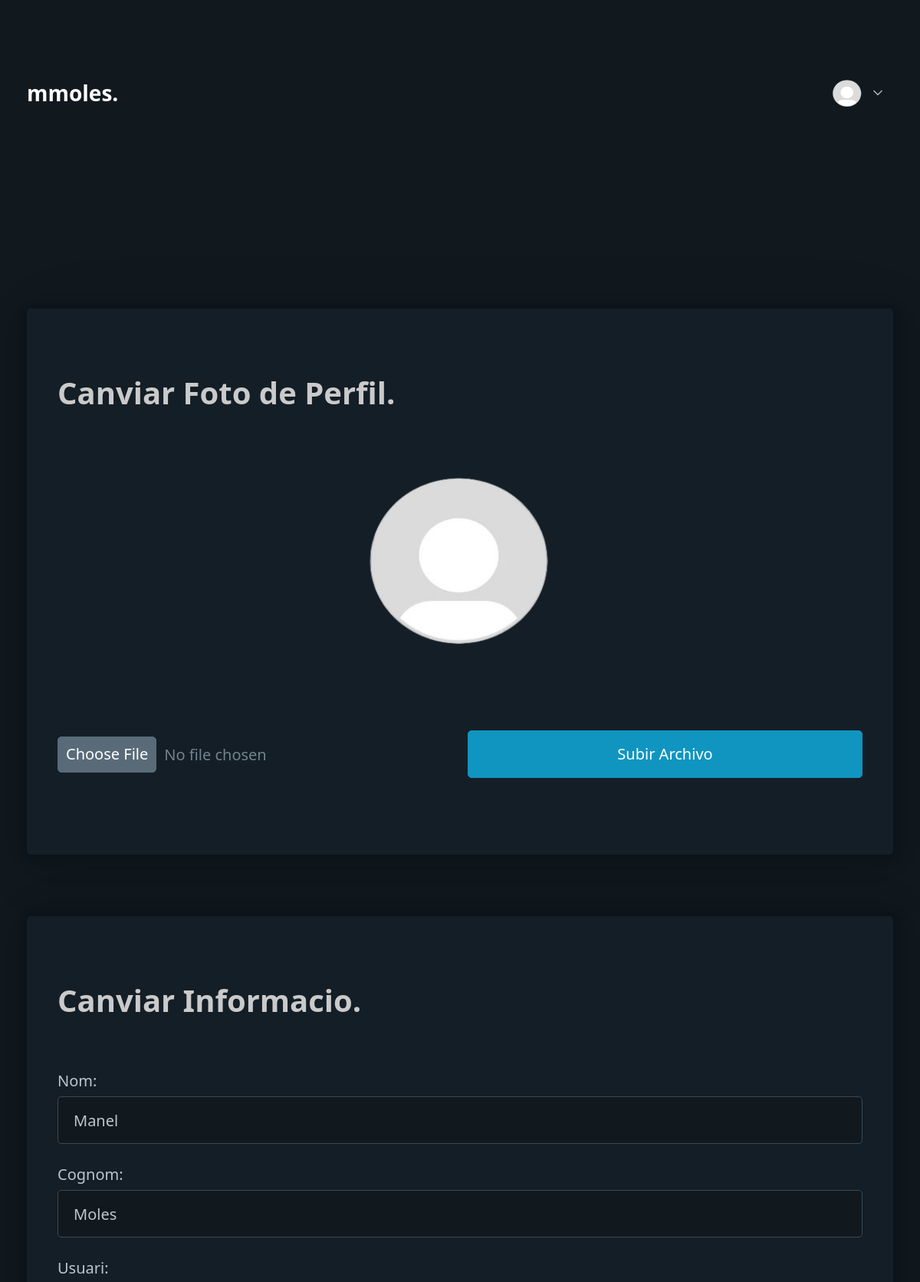
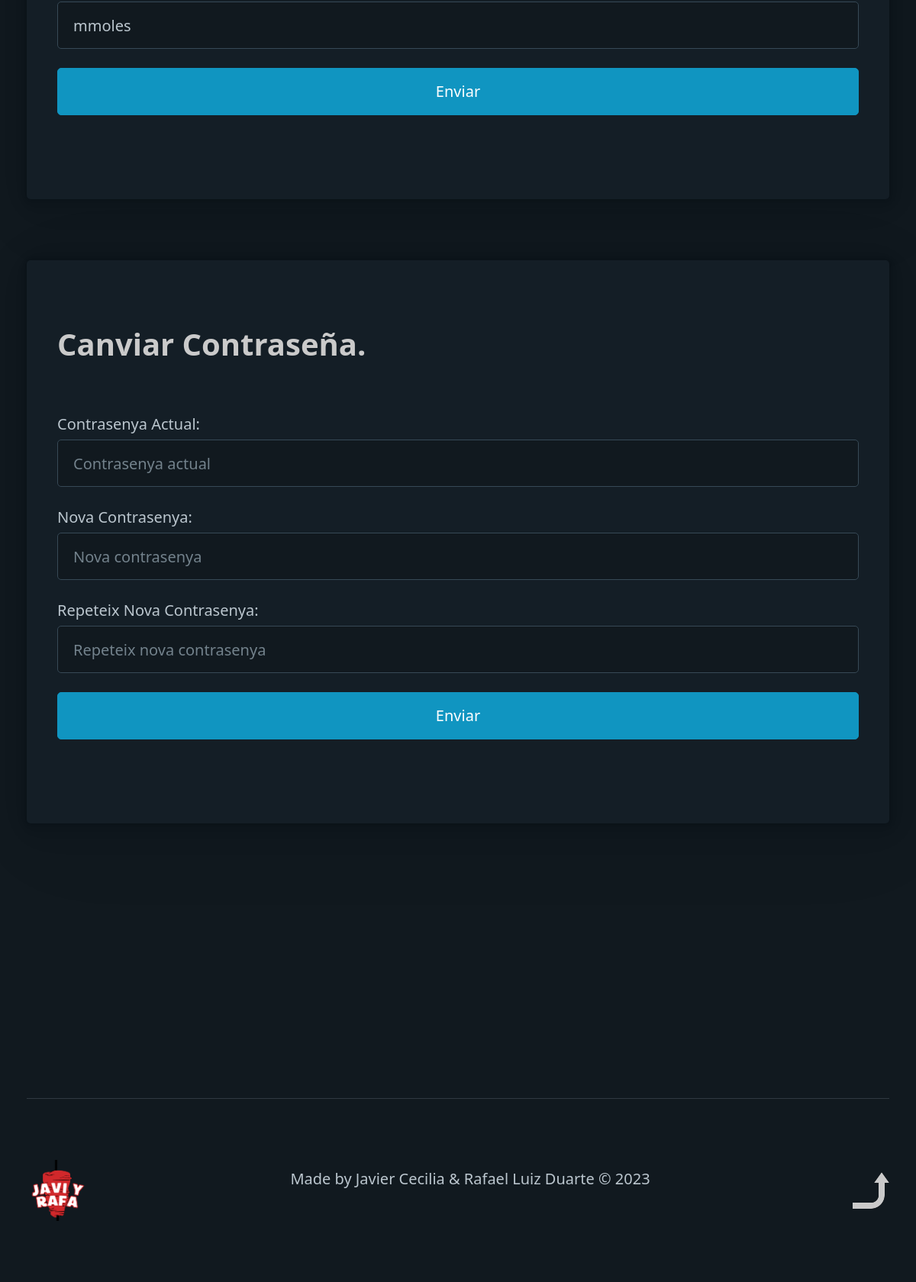
The page /pages/perfil/perfil_edit.php (signed in) on the database its author committed (2 pictures, top to bottom).
### tables this page shows
CREATE TABLE usuarios (
    id_usuario INT PRIMARY KEY AUTO_INCREMENT,

    nom VARCHAR(50),
    
    cognom  VARCHAR(100),

    email VARCHAR(255),

    perfil_img LONGTEXT,

    usuario VARCHAR(255),

    password VARCHAR(255),

    permis INTEGER,
    FOREIGN KEY (permis) REFERENCES permis(id_permis)

);

### pages/perfil/perfil_edit.php (the view, shortened to what this page needs)
<!DOCTYPE html>
<html lang="en" data-theme="dark">
<head>
    <link rel="stylesheet" href="../../css/pico.min.css">
    <link rel="stylesheet" href="../../css/style.css">
</head>
<body class="container">
    <?php
        require "../../database.php";
        $sql = "SELECT * FROM usuarios WHERE usuario = '".$_SESSION["usuario"]."'";
        $usuarios_foto = mysqli_query($con,$sql) or exit(mysqli_error($con));
        $usuario_foto = mysqli_fetch_array($usuarios_foto);
        if ($usuario_foto["perfil_img"] == "") {
            $foto_perfil = "default.png";
        } else {
            $foto_perfil = $usuario_foto["perfil_img"];
        }
    ?>
    <header>
        <nav>
            <ul>
                <li><strong class="title"><?php echo $_SESSION["usuario"] ?>.</strong></li>
            </ul>
            <details role="list" dir="rtl">
                <summary><img class="profile" src="../../img/user_img/<?php echo $foto_perfil ?>"></summary>
            </details>
        </nav>
    </header>
    <main>
        <article id="1">
            <h1>Canviar Foto de Perfil.</h1>
            <div class="canvi_fotoPerfil">
                <img src="../../img/user_img/<?php echo $foto_perfil ?>" alt="">
            </div>
            <div class="formFoto">
                <form action="perfil_edit_save_foto.php" method="post" enctype="multipart/form-data" class="grid">
                    <input type="file" id="foto_perfil" name="foto_perfil">
                    <button type="submit">Subir Archivo</button>
                </form>
            </div>
        </article>
        <article id="2">
            <h1>Canviar Informacio.</h1>
            <form action="perfil_edit_informacion.php" method="POST">
                <label for="nom">Nom:
                    <input name="nom" type="text" placeholder="Nom:" value="<?php echo $usuario_foto["nom"]?>"required>
                </label>
                <label for="cognom">Cognom:
                    <input name="cognom" type="text" placeholder="Cognom:" value="<?php echo $usuario_foto["cognom"]?>"required>
                </label>
                <label for="usuari">Usuari:
                    <input name="usuario" type="text"  placeholder="Usuari:" value="<?php echo $usuario_foto["usuario"]?>"required>
                </label>
                <button type="submit">Enviar</button>
            </form>
        </article>
        <article id="3">
            <h1>Canviar Contraseña.</h1>
            <form action="editar_perfil_save_password.php" method="POST">
                <label for="contrasenya">Contrasenya Actual:
                    <input name="contraseña" type="text" placeholder="Contrasenya actual" required>
                </label>
                <label for="contreseña_new">Nova Contrasenya:
                    <input name="contreseña_new" type="text" placeholder="Nova contrasenya" required>
                </label>
                <label for="re_contraseña">Repeteix Nova Contrasenya:
                    <input name="re_contraseña" type="re_contraseña" placeholder="Repeteix nova contrasenya" required>
                </label>
                <button type="submit">Enviar</button>
        </article>
    </main>
    <footer id="footer">
        <div>
            <img src="../../img/logo.png" class="logo">
        </div>
        <div>
            <p>
                Made by Javier Cecilia & Rafael Luiz Duarte © <?php echo date("Y"); ?>
            </p>
        </div>
        <div>
            <a href="#"><img src="../../img/arrow-up_icon-rev.png" class="flecha"></a>
        </div>
    </footer>
</body>
</html>

### css/style.css (style rules this page uses)
html { scroll-behavior: smooth; }
h1 { color: rgb(202, 202, 202); }
details[role=list] summary:not([role]) { height: calc(1rem * var(--line-height) + var(--form-element-spacing-vertical) * 2 + var(--border-width) * 2); padding: var(--form-element-spacing-vertical) var(--form-element-spacing-horizontal); border-radius: var(--border-radius); background-color: var(--form-element-background-color); color: var(--form-element-placeholder-color); line-height: inherit; border: none !important; cursor: pointer; transition: none !important; }
details[role=list] summary::after, li[role=list]>a::after { height: 40px; }
nav details { margin: auto 0; }
.title { font-size: 28px; font-weight: bold; color: white; }
.profile { width: 40px; height: 40px; border-radius: 50%; }
.canvi_fotoPerfil { display: flex; justify-content: center; align-items: center; }
.canvi_fotoPerfil img { width: 250px; height: 250px; border-radius: 50%; margin-bottom: 100px; }
#footer { display: flex; justify-content: space-between; align-items: center; gap: 40px; margin-top: 200px; border-top: 1px solid #303941; }
#footer p { text-align: center; }
#footer .logo { width: 80px; }

### rows shown on the page
usuarios: nom "Manel", cognom "Moles", usuario "mmoles"

### other values the page prints
$_SESSION["usuario"] "mmoles"
